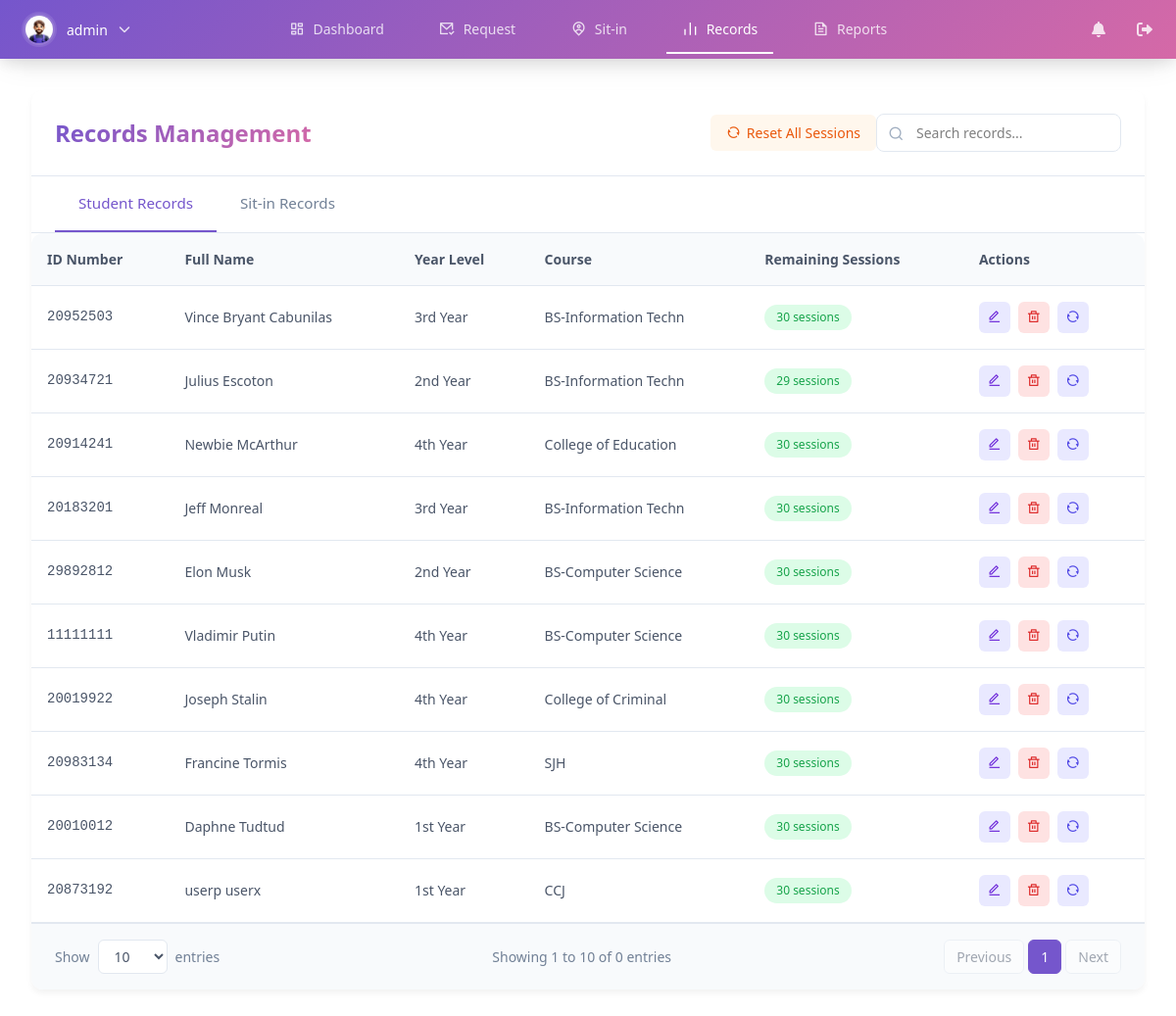
Page /view/records.php (signed in) on the earlier database version.
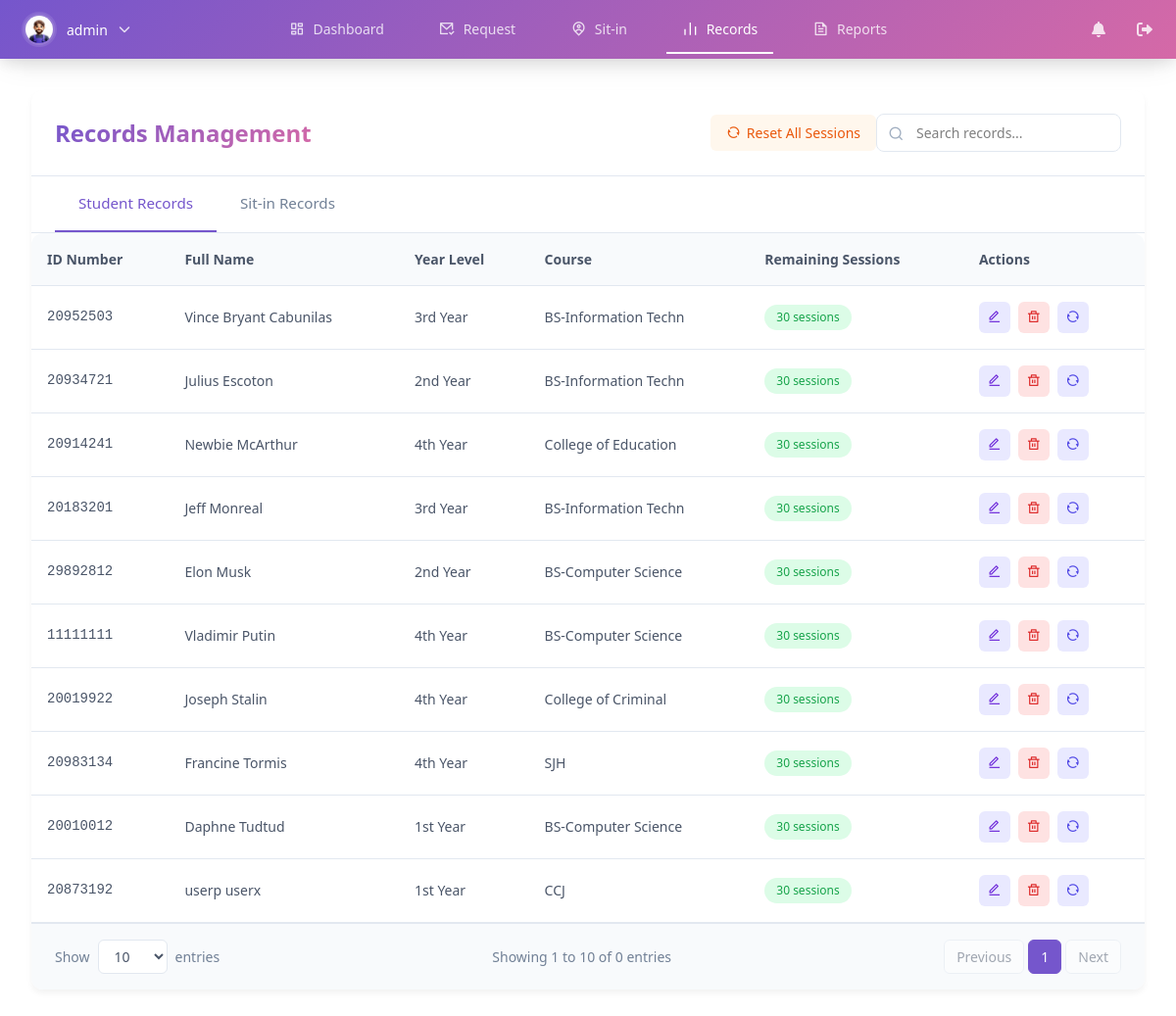
Same page on the later database version.
### tables this page shows
CREATE TABLE `users` (
  `id` int(20) NOT NULL,
  `idno` varchar(20) NOT NULL,
  `lastname` varchar(50) NOT NULL,
  `firstname` varchar(50) NOT NULL,
  `middlename` varchar(50) DEFAULT NULL,
  `course` varchar(20) NOT NULL,
  `year` int(1) NOT NULL,
  `username` varchar(50) NOT NULL,
  `password` varchar(255) NOT NULL,
  `email` varchar(100) DEFAULT NULL,
  `address` text DEFAULT NULL,
  `remaining_sessions` int(11) NOT NULL DEFAULT 30,
  `role` varchar(20) NOT NULL,
  `profile_image` varchar(255) DEFAULT NULL,
  `created_at` timestamp NOT NULL DEFAULT current_timestamp()
);

### view/records.php (the view, shortened to what this page needs)
<?php
require_once '../config/db_connect.php';
$students = [];
$query = "SELECT * FROM users
          ORDER BY lastname ASC";
$result = $conn->query($query);
if ($result) {
    while ($row = $result->fetch_assoc()) {
        $students[] = $row;
    }
}
$total_allowed_sessions = 30;
function getCourseNameById($courseId) {
    if (is_string($courseId) && strlen($courseId) > 2) {
        return $courseId;
    }
}
function getYearLevelDisplay($yearLevel) {
    switch ($yearLevel) {
        case 1:
            return '1st Year';
        case 2:
            return '2nd Year';
        case 3:
            return '3rd Year';
        case 4:
            return '4th Year';
    }
}
?>
<!DOCTYPE html>
<html lang="en">
<head>
    <link rel="stylesheet" href="../assets/css/styles.css">
    <link rel="stylesheet" href="https://cdnjs.cloudflare.com/ajax/libs/font-awesome/6.0.0/css/all.min.css">
    <link rel="stylesheet" href="https://cdnjs.cloudflare.com/ajax/libs/remixicon/4.6.0/remixicon.css">
    <script src="https://unpkg.com/@tailwindcss/browser@4"></script>
</head>
<body>
    <div class="nav-container">
        <div class="nav-wrapper">
            <div class="nav-profile">
                <div class="profile-trigger" id="profile-trigger">
                    <img src="<?php echo isset($_SESSION['profile_image']) ? htmlspecialchars($_SESSION['profile_image']) : '../assets/images/logo/AVATAR.png'; ?>"
                         alt="Profile">
                    <span class="username"><?php echo htmlspecialchars($_SESSION['username']); ?></span>
                    <i class="fas fa-chevron-down"></i>
                </div>
            </div>
            <nav class="nav-links">
                <a href="admin_dashboard.php" class="nav-link">
                    <i class="ri-dashboard-line"></i>
                    <span>Dashboard</span>
                </a>
                <a href="request.php" class="nav-link">
                    <i class="ri-mail-check-line"></i>
                    <span>Request</span>
                </a>
                <a href="sit-in.php" class="nav-link">
                    <i class="ri-map-pin-user-line"></i>
                    <span>Sit-in</span>
                </a>
                <a href="records.php" class="nav-link active">
                    <i class="ri-bar-chart-line"></i>
                    <span>Records</span>
                </a>
                <a href="reports.php" class="nav-link">
                    <i class="ri-file-text-line"></i>
                    <span>Reports</span>
                </a>
            </nav>
            <div class="nav-actions">
                <a href="#" class="action-link">
                    <i class="fas fa-bell"></i>
                </a>
                <a href="../auth/logout.php" class="action-link">
                    <i class="fas fa-sign-out-alt"></i>
                </a>
            </div>
        </div>
    </div>
    <div class="content-wrapper">
        <div class="table-wrapper">
            <div class="table-header">
                <h2>Records Management</h2>
                <div class="table-actions">
                    <div id="student-records-actions" style="display: flex; gap: 10px;">
                        <button class="bulk-action-btn warning" onclick="confirmResetAllSessions()">
                            <i class="ri-refresh-line"></i> Reset All Sessions
                        </button>
                    </div>
                    <div class="search-box">
                        <i class="ri-search-line"></i>
                        <input type="text" id="searchInput" placeholder="Search records...">
                    </div>
                </div>
            </div>
            <div class="filter-tabs">
                <div class="filter-tab active" data-target="student-records">Student Records</div>
                <div class="filter-tab" data-target="sitin-records">Sit-in Records</div>
            </div>
            <div id="student-records" class="records-container active">
                <div class="table-container">
                    <table class="modern-table" id="students-table">
                        <thead>
                            <tr>
                                <th>ID Number</th>
                                <th>Full Name</th>
                                <th>Year Level</th>
                                <th>Course</th>
                                <th>Remaining Sessions</th>
                                <th>Actions</th>
                            </tr>
                        </thead>
                        <tbody id="students-table-body">
                            <?php if (empty($students)): ?>
                                <tr>
                                    <td colspan="6" class="empty-state">
                                        <div class="empty-state-content">
                                            <i class="ri-user-search-line"></i>
                                            <p>No students found</p>
                                        </div>
                                    </td>
                                </tr>
                            <?php else: ?>
                                <?php foreach ($students as $student): ?>
                                    <?php if (isset($student['idno']) && !empty($student['idno'])): ?>
                                        <?php
                                            $remaining_sessions = $student['remaining_sessions'] ?? $total_allowed_sessions;
                                            $sessionsClass = 'sessions-badge';
                                        ?>
                                    <tr>
                                        <td class="font-mono"><?php echo htmlspecialchars($student['idno'] ?? 'N/A'); ?></td>
                                        <td><?php echo htmlspecialchars($student['firstname'] . ' ' . $student['lastname']); ?></td>
                                        <td>
                                            <?php
                                                $yearLevel = $student['year_level'] ?? $student['year'] ?? 0;
                                                echo htmlspecialchars(getYearLevelDisplay($yearLevel));
                                            ?>
                                        </td>
                                        <td>
                                            <?php
                                                $courseInfo = $student['course_id'] ?? $student['course'] ??
                                                              $student['department'] ?? $student['course_name'] ?? null;
                                                echo htmlspecialchars(getCourseNameById($courseInfo));
                                            ?>
                                        </td>
                                        <td><span class="<?php echo $sessionsClass; ?>"><?php echo $remaining_sessions; ?> sessions</span></td>
                                        <td>
                                            <div class="action-buttons">
                                                <button class="action-button edit" onclick="openEditModal(<?php echo json_encode($student); ?>)">
                                                    <i class="ri-edit-line"></i>
                                                </button>
                                                <button class="action-button delete" onclick="confirmDelete('<?php echo $student['id']; ?>', '<?php echo htmlspecialchars($student['firstname'] . ' ' . $student['lastname']); ?>')">
                                                    <i class="ri-delete-bin-line"></i>
                                                </button>
                                                <div class="action-button-tooltip">
                                                    <button class="action-button reset" onclick="confirmResetSessions('<?php echo $student['idno']; ?>', '<?php echo htmlspecialchars($student['firstname'] . ' ' . $student['lastname']); ?>')">
                                                        <i class="ri-refresh-line"></i>
                                                    </button>
                                                </div>
                                            </div>
                                        </td>
                                    </tr>
                                    <?php endif; ?>
                                <?php endforeach; ?>
                            <?php endif; ?>
                        </tbody>
                    </table>
                </div>
                <div class="pagination-controls">
                    <div class="entries-per-page">
                        <label for="students-per-page">Show</label>
                        <select id="students-per-page">
                            <option value="10">10</option>
                        </select>
                        <label>entries</label>
                    </div>
                    <div class="page-info" id="students-page-info">
                        Showing 1 to 10 of 0 entries
                    </div>
                    <div class="page-navigation" id="students-pagination">
                        <button class="page-btn" disabled data-action="prev">Previous</button>
                        <button class="page-btn active" data-page="1">1</button>
                        <button class="page-btn" disabled data-action="next">Next</button>
                    </div>
                </div>
            </div>
        </div>
    </div>
</body>
</html>

### assets/css/styles.css (style rules this page uses)
:root { --primary-color: rgba(117,86,204,1); --secondary-color: rgba(213,105,167,1); --nav-height: 60px; }
body { font-family: 'Segoe UI', Tahoma, Geneva, Verdana, sans-serif; margin: 0; padding: 0; min-height: 100vh; }
.nav-container { margin: 0 auto; width: 100%; position: fixed; top: 0; background: linear-gradient(135deg, var(--primary-color), var(--secondary-color)); z-index: 1000; color: white; box-shadow: 0 4px 15px rgba(0, 0, 0, 0.1), 0 8px 30px -5px rgba(0, 0, 0, 0.1); }
.nav-container a { color: rgba(255, 255, 255, 0.8); }
.nav-container .profile-trigger { transition: all 0.3s ease; }
.nav-container .profile-trigger img { box-shadow: 0 0 0 2px rgba(255, 255, 255, 0.1); }
.nav-wrapper { max-width: 1650px; margin: 0 auto; display: flex; justify-content: space-between; align-items: center; padding: 0 1rem; height: var(--nav-height); }
.nav-profile { flex: 1; }
.profile-trigger { display: flex; align-items: center; gap: 0.75rem; cursor: pointer; padding: 0.5rem; border-radius: 0.5rem; transition: background-color 0.2s; }
.profile-trigger img { width: 2rem; height: 2rem; border-radius: 50%; object-fit: cover; border: 2px solid rgba(255, 255, 255, 0.2); }
.profile-trigger .username { color: white; font-size: 0.875rem; font-weight: 500; }
.profile-trigger i { color: rgba(255, 255, 255, 0.8); font-size: 0.75rem; }
.nav-links { display: flex; gap: 1.5rem; align-items: center; }
.nav-link { display: flex; align-items: center; gap: 0.5rem; padding: 0.75rem 1rem; color: rgba(255, 255, 255, 0.8); text-decoration: none; font-weight: 500; font-size: 0.875rem; border-bottom: 2px solid transparent; transition: all 0.2s; }
.nav-link.active { color: white; border-bottom-color: white; }
.nav-link i { font-size: 1rem; }
.nav-actions { flex: 1; display: flex; justify-content: flex-end; gap: 1rem; }
.action-link { color: rgba(255, 255, 255, 0.8); padding: 0.5rem; border-radius: 0.5rem; transition: all 0.2s; }

Differences in the rows shown:
changed users "Julius Escoton": remaining_sessions "29" → "30"
